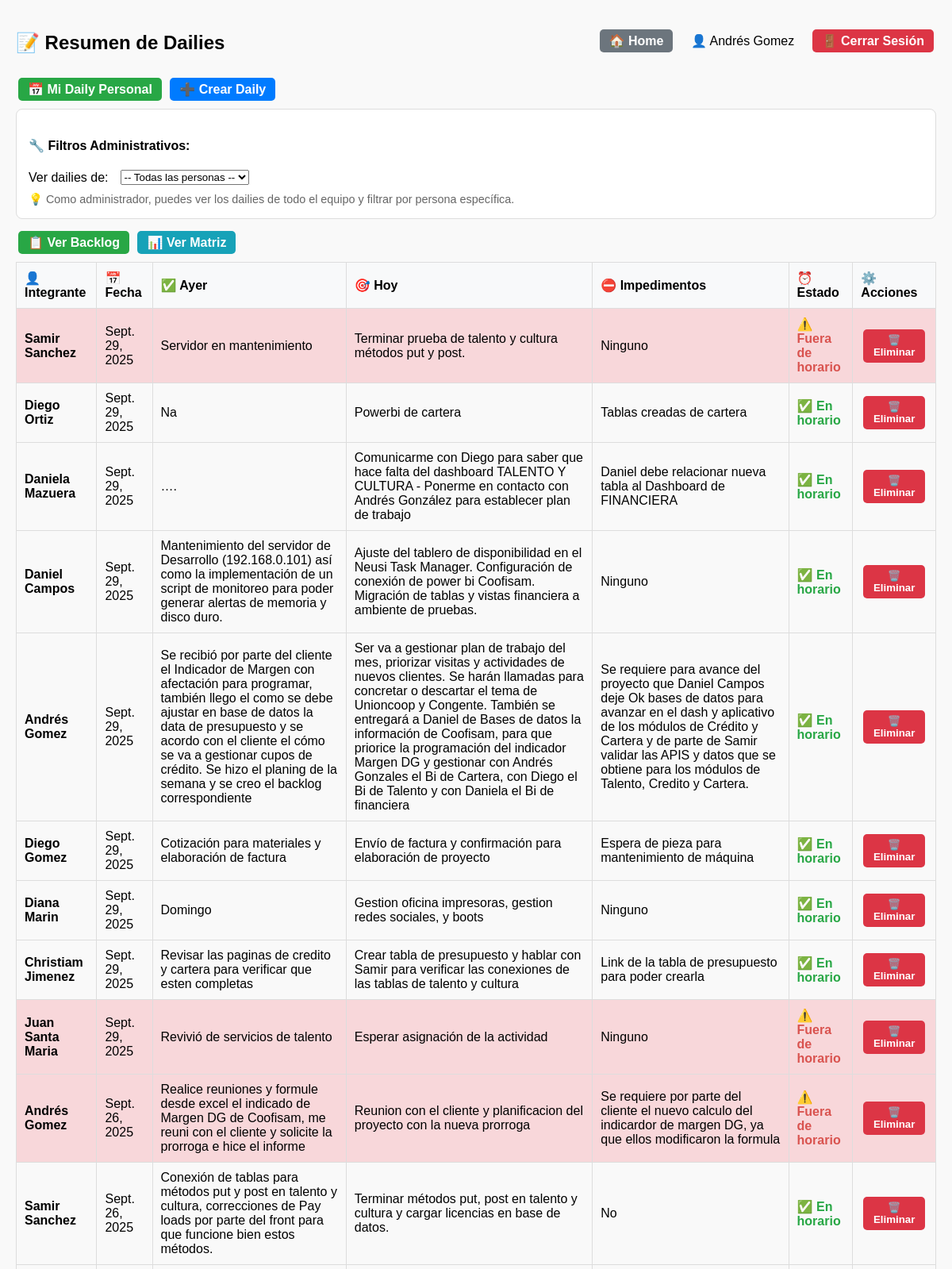
/daily/resumen/ (signed in, upper part), run on the app's committed database.
### backlog/models.py (models this page shows, shortened)
class Daily(models.Model):
    integrante = models.ForeignKey("Integrante", on_delete=models.CASCADE)
    fecha = models.DateField(default=timezone.now)
    hora = models.TimeField(default=timezone.now)
    que_hizo_ayer = models.TextField()
    que_hara_hoy = models.TextField()
    impedimentos = models.TextField(blank=True, null=True)
    fuera_horario = models.BooleanField(default=False)

class Integrante(models.Model):
    ROL_PERMISOS = {
        "Lider Bases de datos": ["crear_tareas", "agregar_evidencias", "editar_tareas"],
        "Scrum Master / PO": ["crear_tareas", "agregar_evidencias", "editar_tareas"],
    }
    user = models.OneToOneField(User, on_delete=models.CASCADE)
    rol = models.CharField(max_length=100, blank=True)
    def puede_crear_tareas(self):
        permisos = self.ROL_PERMISOS.get(self.rol, [])
        return "crear_tareas" in permisos

### backlog/views.py (the view)
# urls.py: path("daily/resumen/", views.daily_resumen, name="daily_resumen"),  # Resumen de dailies
@login_required
def daily_resumen(request):
    try:
        usuario_integrante = request.user.integrante
        tiene_permisos_admin = usuario_integrante.puede_crear_tareas()
    except AttributeError:
        tiene_permisos_admin = False
        usuario_integrante = None
    if tiene_permisos_admin:
        registros = Daily.objects.select_related("integrante__user").order_by("-fecha")
        integrantes = Integrante.objects.all()
        persona_id = request.GET.get("persona")
        if persona_id:
            try:
                registros = registros.filter(integrante__id=persona_id)
            except (Integrante.DoesNotExist, ValueError):
                pass
    else:
        registros = Daily.objects.filter(integrante=usuario_integrante).order_by("-fecha") if usuario_integrante else Daily.objects.none()
        integrantes = []
    fecha_limite = datetime.now().date() - timedelta(days=7)
    registros = registros.filter(fecha__gte=fecha_limite)
    return render(request, "backlog/daily_resumen.html", {
        "registros": registros,
        "integrantes": integrantes,
        "tiene_permisos_admin": tiene_permisos_admin,
    })

### backlog/templates/backlog/daily_resumen.html (shortened to what this page needs)
{% load static %}
<!DOCTYPE html>
<html>
<head>
</head>
<body>
    <div style="display: flex; justify-content: space-between; align-items: center; margin-bottom: 20px;">
        <h2>📝 Resumen de Dailies</h2>
        {% if request.user.is_authenticated %}
        <div style="text-align: right;">
            <a href="{% url 'home' %}" class="btn btn-secondary">🏠 Home</a>
            <span style="margin: 0 15px;">👤 {{ request.user.first_name|default:request.user.username }}</span>
            <a href="{% url 'logout' %}" class="btn btn-danger">🚪 Cerrar Sesión</a>
        </div>
        {% endif %}
    </div>
    <div style="margin-bottom: 15px;">
        <a href="{% url 'daily_personal' %}" class="btn btn-success">📅 Mi Daily Personal</a>
        {% if tiene_permisos_admin %}
            <a href="{% url 'daily_create_admin' %}" class="btn btn-primary">➕ Crear Daily</a>
        {% endif %}
    </div>
    {% if tiene_permisos_admin %}
    <div class="card">
        <h4>🔧 Filtros Administrativos:</h4>
        <form method="get" style="display: inline-flex; align-items: center; gap: 15px;">
            <label for="persona">Ver dailies de:</label>
            <select name="persona" id="persona" onchange="this.form.submit()">
                <option value="">-- Todas las personas --</option>
            </select>
        </form>
        <div style="margin-top: 10px; color: #666; font-size: 0.9em;">
            💡 Como administrador, puedes ver los dailies de todo el equipo y filtrar por persona específica.
        </div>
    </div>
    {% endif %}
    <div style="margin-bottom: 15px;">
        <a href="{% url 'backlog_lista' %}" class="btn btn-success">📋 Ver Backlog</a>
        <a href="{% url 'backlog_matriz' %}" class="btn btn-info">📊 Ver Matriz</a>
    </div>
    <table>
        <tr>
            <th>👤 Integrante</th>
            <th>📅 Fecha</th>
            <th>✅ Ayer</th>
            <th>🎯 Hoy</th>
            <th>⛔ Impedimentos</th>
            <th>⏰ Estado</th>
            {% if tiene_permisos_admin %}
            <th>⚙️ Acciones</th>
            {% endif %}
        </tr>
        {% for d in registros %}
        <tr class="{% if d.fuera_horario %}fuera-horario{% endif %}">
            <td><strong>{{ d.integrante.user.first_name }}</strong></td>
            <td>{{ d.fecha }}</td>
            <td>{{ d.que_hizo_ayer }}</td>
            <td>{{ d.que_hara_hoy }}</td>
            <td>{{ d.impedimentos|default:"-" }}</td>
            <td>
                {% if d.fuera_horario %}
                    <span class="estado-fuera">⚠️ Fuera de horario</span>
                {% else %}
                    <span class="estado-ok">✅ En horario</span>
                {% endif %}
            </td>
            {% if tiene_permisos_admin %}
            <td>
                <form method="post" action="{% url 'eliminar_daily' d.id %}" style="display:inline;">
                    <button type="submit"
                            onclick="return confirm('⚠️ ¿Seguro que deseas eliminar este Daily?')"
                            class="btn btn-danger btn-sm">
                        🗑️ Eliminar
                    </button>
                </form>
            </td>
            {% endif %}
        </tr>
        {% empty %}
        <tr><td colspan="7" style="text-align: center; padding: 20px; color: #666;">No hay registros de daily.</td></tr>
        {% endfor %}
    </table>
</body>
</html>

### backlog/templates/backlog/daily_resumen.html (style rules this page uses)
body { font-family: Arial, sans-serif; background: #f9f9f9; margin: 20px; }
h2 { margin-bottom: 15px; }
.btn { padding: 6px 12px; margin: 3px; border: none; border-radius: 5px; text-decoration: none; color: white; font-weight: bold; cursor: pointer; }
.btn-primary { background-color: #007bff; }
.btn-secondary { background-color: #6c757d; }
.btn-danger { background-color: #dc3545; }
.btn-success { background-color: #28a745; }
.btn-info { background-color: #17a2b8; }
.card { background: #fff; padding: 15px; border-radius: 8px; border: 1px solid #ddd; margin-bottom: 20px; }
table { width: 100%; border-collapse: collapse; margin-top: 15px; }
th, td { border: 1px solid #ddd; padding: 10px; text-align: left; }
th { background: #f8f9fa; }
tr.fuera-horario { background: #f8d7da; }
.estado-fuera { color: #d9534f; font-weight: bold; }
.estado-ok { color: #28a745; font-weight: bold; }

### data on the page
Daily: integrante.user.first_name "Samir Sanchez", fecha "Sept. 29, 2025", que_hizo_ayer "Servidor en mantenimiento", que_hara_hoy "Terminar prueba de talento y cultura métodos put y post.", impedimentos "Ninguno", fuera_horario "⚠️ Fuera de horario", shows "🗑️ Eliminar"
Daily: integrante.user.first_name "Diego Ortiz", fecha "Sept. 29, 2025", que_hizo_ayer "Na", que_hara_hoy "Powerbi de cartera", impedimentos "Tablas creadas de cartera", fuera_horario "✅ En horario", shows "🗑️ Eliminar"
Daily: integrante.user.first_name "Daniela Mazuera", fecha "Sept. 29, 2025", que_hizo_ayer "….", que_hara_hoy "Comunicarme con Diego para saber que hace falta del dashboard TALENTO Y CULTURA - Ponerme en contacto con Andrés González para establecer plan de trabajo", impedimentos "Daniel debe relacionar nueva tabla al Dashboard de FINANCIERA", fuera_horario "✅ En horario", shows "🗑️ Eliminar"
Daily: integrante.user.first_name "Daniel Campos", fecha "Sept. 29, 2025", que_hizo_ayer "Mantenimiento del servidor de Desarrollo (192.168.0.101) así como la implementación de un script de monitoreo para poder generar alertas de memoria y disco duro.", que_hara_hoy "Ajuste del tablero de disponibilidad en el Neusi Task Manager. Configuración de conexión de power bi Coofisam. Migración de tablas y vistas financiera a ambiente de pruebas.", impedimentos "Ninguno", fuera_horario "✅ En horario", shows "🗑️ Eliminar"
Daily: integrante.user.first_name "Andrés Gomez", fecha "Sept. 29, 2025", que_hizo_ayer "Se recibió por parte del cliente el Indicador de Margen con afectación para programar, también llego el como se debe ajustar en base de datos la data de presupuesto y se acordo con el cliente el cómo se va a gestionar cupos de crédito. Se hizo el planing de la semana y se creo el backlog correspondiente", que_hara_hoy "Ser va a gestionar plan de trabajo del mes, priorizar visitas y actividades de nuevos clientes. Se harán llamadas para concretar o descartar el tema de Unioncoop y Congente. También se entregará a Daniel de Bases de datos la información de Coofisam, para que priorice la programación del indicador Margen DG y gestionar con Andrés Gonzales el Bi de Cartera, con Diego el Bi de Talento y con Daniela el Bi de financiera", impedimentos "Se requiere para avance del proyecto que Daniel Campos deje Ok bases de datos para avanzar en el dash y aplicativo de los módulos de Crédito y Cartera y de parte de Samir validar las APIS y datos que se obtiene para los módulos de Talento, Credito y Cartera.", fuera_horario "✅ En horario", shows "🗑️ Eliminar"
Daily: integrante.user.first_name "Diego Gomez", fecha "Sept. 29, 2025", que_hizo_ayer "Cotización para materiales y elaboración de factura", que_hara_hoy "Envío de factura y confirmación para elaboración de proyecto", impedimentos "Espera de pieza para mantenimiento de máquina", fuera_horario "✅ En horario", shows "🗑️ Eliminar"
Daily: integrante.user.first_name "Diana Marin", fecha "Sept. 29, 2025", que_hizo_ayer "Domingo", que_hara_hoy "Gestion oficina impresoras, gestion redes sociales, y boots", impedimentos "Ninguno", fuera_horario "✅ En horario", shows "🗑️ Eliminar"
Daily: integrante.user.first_name "Christiam Jimenez", fecha "Sept. 29, 2025", que_hizo_ayer "Revisar las paginas de credito y cartera para verificar que esten completas", que_hara_hoy "Crear tabla de presupuesto y hablar con Samir para verificar las conexiones de las tablas de talento y cultura", impedimentos "Link de la tabla de presupuesto para poder crearla", fuera_horario "✅ En horario", shows "🗑️ Eliminar"
Daily: integrante.user.first_name "Juan Santa Maria", fecha "Sept. 29, 2025", que_hizo_ayer "Revivió de servicios de talento", que_hara_hoy "Esperar asignación de la actividad", impedimentos "Ninguno", fuera_horario "⚠️ Fuera de horario", shows "🗑️ Eliminar"
Daily: integrante.user.first_name "Andrés Gomez", fecha "Sept. 26, 2025", que_hizo_ayer "Realice reuniones y formule desde excel el indicado de Margen DG de Coofisam, me reuni con el cliente y solicite la prorroga e hice el informe", que_hara_hoy "Reunion con el cliente y planificacion del proyecto con la nueva prorroga", impedimentos "Se requiere por parte del cliente el nuevo calculo del indicardor de margen DG, ya que ellos modificaron la formula", fuera_horario "⚠️ Fuera de horario", shows "🗑️ Eliminar"
Daily: integrante.user.first_name "Samir Sanchez", fecha "Sept. 26, 2025", que_hizo_ayer "Conexión de tablas para métodos put y post en talento y cultura, correcciones de Pay loads por parte del front para que funcione bien estos métodos.", que_hara_hoy "Terminar métodos put, post en talento y cultura y cargar licencias en base de datos.", impedimentos "No", fuera_horario "✅ En horario", shows "🗑️ Eliminar"

### other printed values
{{ request.user.first_name|default:request.user.username }} "Andrés Gomez"
